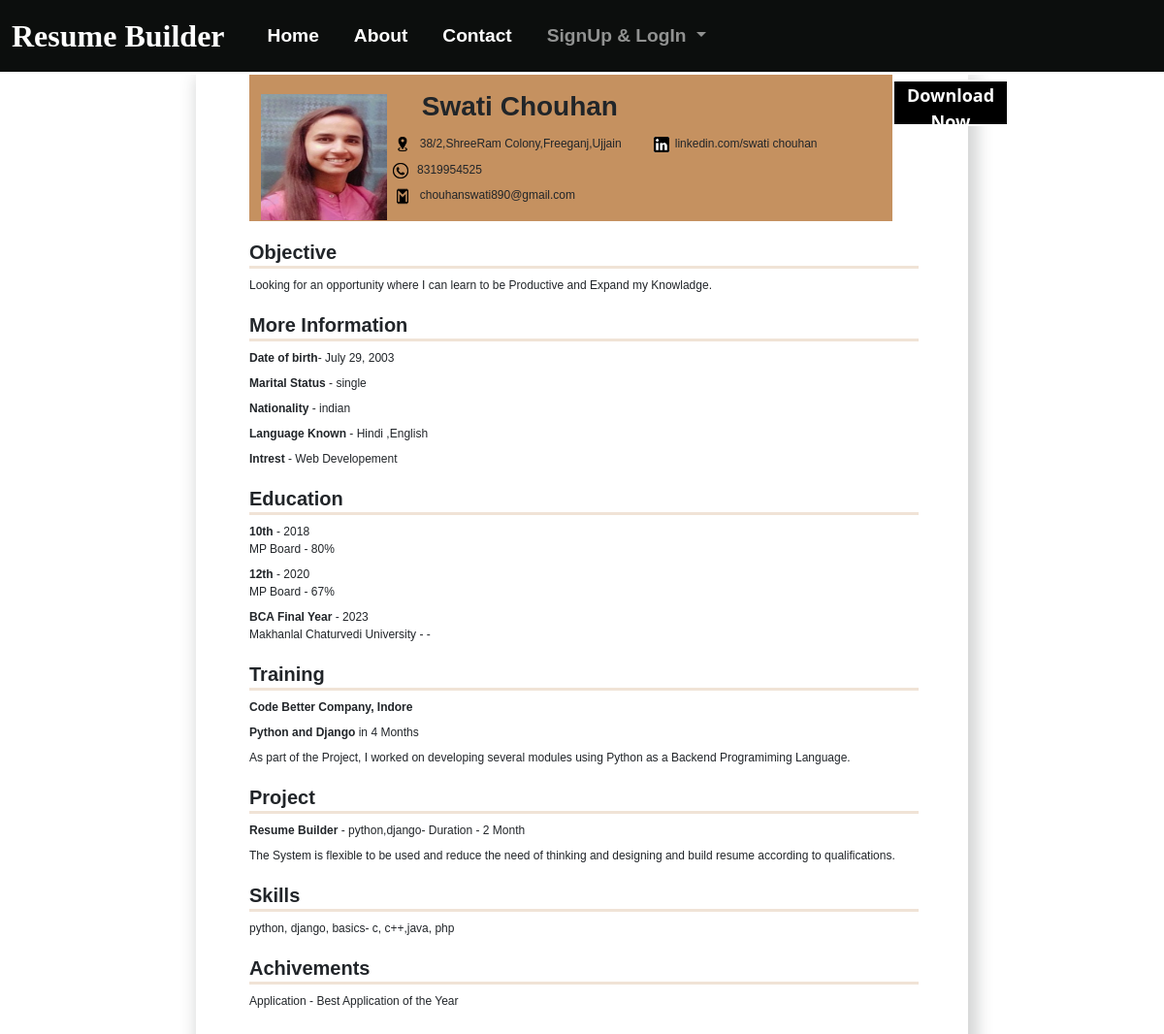
Screenshot of /temp8/37 with the database file from the repository.
### myapp/models.py (models this page shows, shortened)
class CandidateInfo(models.Model):
    candidate_name=models.CharField(max_length=50,validators=[RegexValidator("[a-zA-Z][a-zA-Z]+[a-zA-Z]$",message="Enter only Alphabets")])
    candidate_email=models.EmailField(max_length=50,validators=[RegexValidator("^[a-zA-Z0-9-_]+@[a-zA-Z0-9]+\.[a-z]{1,3}$",message="Enter Valid E-mail")])
    date_of_birth=models.DateField()
    mobile=models.CharField(max_length=10, validators=[RegexValidator("^[0-9]*$",message="Enter only Numbers")])
    address=models.CharField(max_length=255)
    my_website=models.CharField(max_length=255,null='True',blank='True')
    linkedin_profile=models.CharField(max_length=50,null='True',blank='True')
    facebook_profile=models.CharField(max_length=50,null='True',blank='True')
    github_profile=models.CharField(max_length=50,null='True',blank='True')
    twitter_profile=models.CharField(max_length=50,null='True',blank='True')
    objective=models.CharField( max_length=255,null='True',blank='True')
    language_known=models.CharField(max_length=50,null='True', blank='True')
    skills=models.CharField(max_length=255,null='True', blank='True')
    interest=models.CharField(max_length=255,null='True' ,blank='True')
    marital_status=models.CharField(max_length=255,null='True',blank='True')
    nationality=models.CharField(max_length=255,null='True',blank='True')
    image=models.ImageField(upload_to='img',null='True' ,blank='True')
    created_by= models.ForeignKey(User, on_delete=models.CASCADE,default=User)

class Education(models.Model):
    person=models.ForeignKey(CandidateInfo,on_delete=models.CASCADE)
    education_name=models.CharField(max_length=50)
    passing_year=models.IntegerField(choices=year_choice)
    board_or_university=models.CharField(max_length=200)
    percentage_or_grade=models.CharField(max_length=50)

class Training(models.Model):
    person=models.ForeignKey(CandidateInfo,on_delete=models.CASCADE)
    company_or_institute_name=models.CharField(max_length=50)
    learn_skills=models.CharField(max_length=50)
    duration_in_month=models.IntegerField()
    description=models.CharField(max_length=255)

class Project(models.Model):
    person=models.ForeignKey(CandidateInfo,on_delete=models.CASCADE)
    project_title=models.CharField(max_length=50)
    description=models.CharField(max_length=255)
    skills_apply=models.CharField(max_length=50)
    duration_in_months=models.IntegerField()

class Achivements(models.Model):
    person=models.ForeignKey(CandidateInfo,on_delete=models.CASCADE)
    title=models.CharField(max_length=50)
    description=models.CharField(max_length=255)

### myapp/views.py (the view)
# urls.py: path('temp8/<id>',views.temp8,name='temp8'),
def temp8(request,id):
    pdata = CandidateInfo.objects.get(id=id)
    edata = Education.objects.filter(person=pdata)
    exdata = Experience.objects.filter(person=pdata)
    prdata = Project.objects.filter(person=pdata)
    adata = Achivements.objects.filter(person=pdata)
    tdata=Training.objects.filter(person=pdata)
    context={'pdata':pdata,'edata':edata,'exdata':exdata,'prdata':prdata,'adata':adata,'tdata':tdata}
    return render(request,'temp8.html',context)

### myapp/templates/temp8.html (shortened to what this page needs)
{% extends 'base.html' %}
{% load static %}
{% block body %}
<body>
    <button onclick="myfun('pt')" class="db">Download Now</button>
    <div id="pt">
        <div class="main">
            <div class="box">
                <div class="row">
                    <div class="col-3">
                        {% if pdata.image %}
                        <img src="{{pdata.image.url}}" alt="" class="profile">
                        {% else %}
                        <img src="" alt="" class="profile">
                        {% endif %}
                    </div>
                    <div class="col-7">
                        <p class="name">{{pdata.candidate_name}}</p>
                        <div class="d1">
                            <p class="ptop"><img src="{% static 'img/location.png' %}" alt=""
                                    class="gml">{{pdata.address}}
                            </p>
                            <p class="ptop"><img src="{% static 'img/call.png' %}" alt="" class="img">
                                {{pdata.mobile}}
                            </p>
                            <p class="ptop"><img src="{% static 'img/mail.png' %}" alt=""
                                    class="gml">{{pdata.candidate_email}}</p>
                        </div>
                        <div class="d2">
                            {% if pdata.linkedin_profile %}
                            <p class="ptop"><img src="{% static 'img/linked in.png' %}" alt=""
                                    class="img">{{pdata.linkedin_profile}}
                            </p>
                            {% endif %}
                        </div>
                    </div>
                </div>
                <div class="row1">
                    <div>
                        <h3>Objective</h3>
                        <hr>
                        <p class="ptop">{{pdata.objective}}</p>
                    </div>
                    <div>
                        <h3>More Information</h3>
                        <hr>
                        <p class="ptop"><b>Date of birth</b>- {{pdata.date_of_birth}}</p>
                        <p class="ptop"><b>Marital Status</b> - {{pdata.marital_status}}</p>
                        <p class="ptop"><b>Nationality </b> - {{pdata.nationality}}</p>
                        <p class="ptop"><b>Language Known </b> - {{pdata.language_known}}</p>
                        <p class="ptop"><b>Intrest </b> - {{pdata.interest}}</p>
                    </div>
                    {% if edata %}
                    <div>
                        <h3>Education </h3>
                        <hr>
                        {% for i in edata %}
                        <p class="ptop"><b>{{i.education_name}} </b> - {{i.passing_year}} <br>
                              {{i.board_or_university}} - {{i.percentage_or_grade}}</p>
                        {% endfor %}
                    </div>
                    {% endif %}
                    {% if tdata %}
                    <div>
                        <h3>Training</h3>
                        <hr>
                            {% for i in tdata %}
                            <p class="ptop"><span class="span1"><b>{{i.company_or_institute_name}}</b></span>
                            </p>
                            <p class="ptop"><span class="span1"><b>{{i.learn_skills}}</b> in  {{i.duration_in_month}} Months</span>
                            </p>
                            <p class="ptop"><span class="span1">{{i.description}}</span></p>
                            {% endfor %}
                    </div>
                    {% endif %}
                    {% if prdata %}
                    <div>
                        <h3>Project</h3>
                        <hr>
                        {% for i in prdata %}
                        <p class="ptop"><b>{{i.project_title}}</b> - {{i.skills_apply}}- Duration - {{i.duration_in_months}} Month</p>
                        <p class="ptop">{{i.description}}</p>
                        {% endfor %}
                    </div>
                    {% endif %}
                    {% if pdata %}
                    <div>
                        <h3>Skills </h3>
                        <hr>
                        <p class="ptop">{{ pdata.skills}}</p>
                    </div>
                    {% endif %}
                    {% if adata %}
                    <div>
                        <h3>Achivements </h3>
                        <hr>
                        {% for i in adata %}
                        <p class="ptop">{{i.title }} - {{i.description}}</p>
                        {% endfor %}
                    </div>
                    {% endif %}
                </div>
            </div>
        </div>
    </div>
    {% endblock body %}

### myapp/templates/temp8.html (style rules this page uses)
* { font-family: Verdana, Geneva, Tahoma, sans-serif; }
body { margin: 0px; padding: 0px; font-family: system-ui; }
.main { width: 796px; height: 1123px; margin: auto; box-shadow: 5px 7px 15px 5px #3d3f4238; background-color: #fff; }
.profile { width: 130px; height: 130px; margin-top: 20px; float: left; }
.img { height: 16px; width: 16px; margin-right: 6px; }
.gml { height: 19px; width: 20px; margin-right: 8px; }
.box { width: 690px; height: 1123px; margin-left: 55px; }
.name { font-size: 28px; font-weight: bold; margin-top: 12px; }
.ptop { font-size: 12px; margin-top: -8px; }
.d1 { float: left; margin-left: -30px; }
.d2 { float: right; margin-right: -45px; }
hr { width: 40vw auto; margin-top: -6px; border-bottom: 3px solid rgb(197, 145, 96); }
h3 { margin-top: 20px; font-size: 20px; font-weight: 700; }
.row { background-color: rgb(197, 145, 96); height: 14vh auto; }
.db { float: right; margin-top: 5px; margin-right: 160px; width: 10vw; height: 6vh; background-color: black; color: #fff; border: 2px solid white; font-family: 'Segoe UI', Tahoma, Geneva, Verdana, sans-serif; font-weight: bold; font-size: large; }

### rows the page displays
CandidateInfo: image (picture), candidate_name "Swati Chouhan", address "38/2,ShreeRam Colony,Freeganj,Ujjain", mobile "8319954525", candidate_email "chouhanswati890@gmail.com", linkedin_profile "linkedin.com/swati chouhan", objective "Looking for an opportunity where I can learn to be Productive and Expand my Knowladge.", date_of_birth "July 29, 2003", marital_status "single", nationality "indian", language_known "Hindi ,English", interest "Web Developement", skills "python, django, basics- c, c++,java, php"
Education: education_name "10th", passing_year "2018", board_or_university "MP Board", percentage_or_grade "80%"
Education: education_name "12th", passing_year "2020", board_or_university "MP Board", percentage_or_grade "67%"
Education: education_name "BCA Final Year", passing_year "2023", board_or_university "Makhanlal Chaturvedi University", percentage_or_grade "-"
Training: company_or_institute_name "Code Better Company, Indore", learn_skills "Python and Django", duration_in_month "4", description "As part of the Project, I worked on developing several modules using Python as a Backend Programiming Language."
Project: project_title "Resume Builder", skills_apply "python,django", duration_in_months "2", description "The System is flexible to be used and reduce the need of thinking and designing and build resume according to qualifications."
Achivements: title "Application", description "Best Application of the Year"
